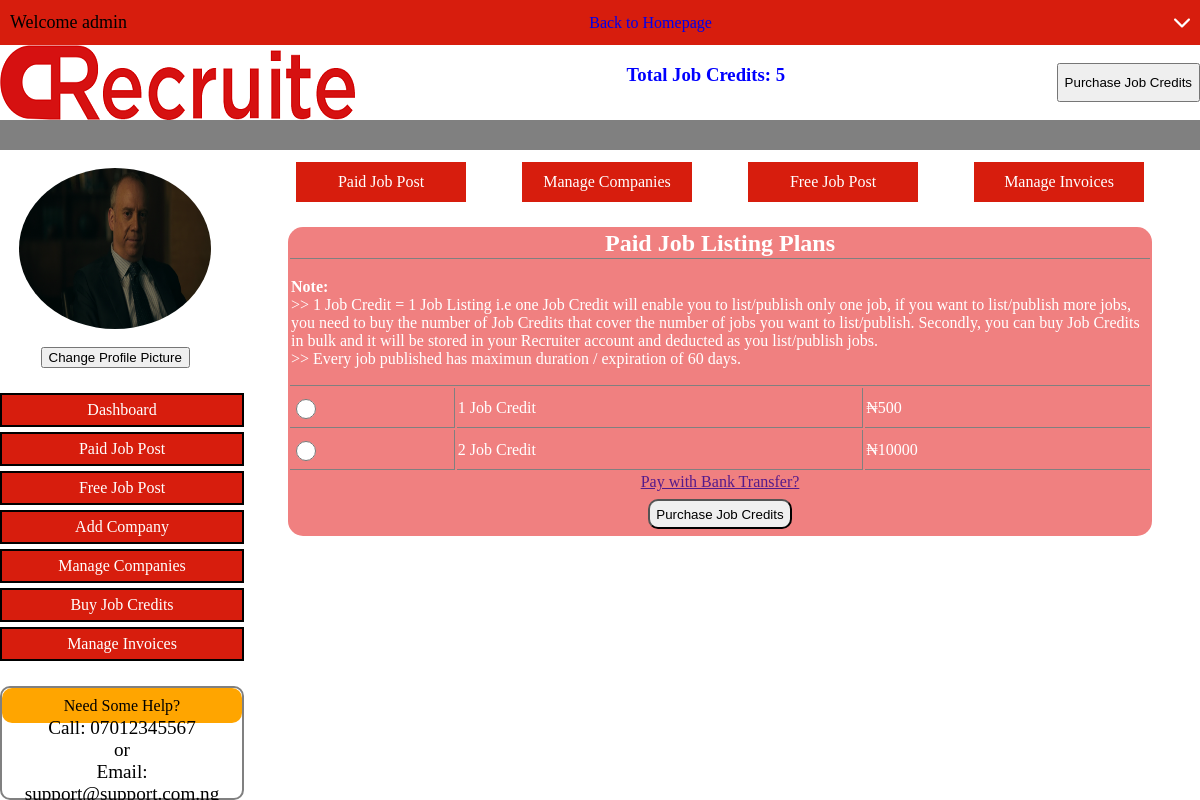
/buycredit (signed in), run on the app's committed database.
### account/models.py (models this page shows, shortened)
class UserProfile(models.Model):
    user =  models.OneToOneField(Account, on_delete=models.CASCADE)
    profile_pic = models.ImageField(blank=True, null=True, upload_to='userprofile')
    credit = models.IntegerField(default=0)
    free_post = models.BooleanField(default=True)

class Account(AbstractBaseUser):
    first_name       = models.CharField(max_length=50)
    last_name        = models.CharField(max_length=50)
    email            = models.EmailField(max_length=100, unique=True)
    phone_number     = models.CharField(max_length=20)
    date_joined      = models.DateTimeField(auto_now_add=True)
    last_login       = models.DateTimeField(auto_now_add=True)
    is_admin         = models.BooleanField(default=False)
    is_staff         = models.BooleanField(default=False)
    is_active        = models.BooleanField(default=True)
    is_superadmin    = models.BooleanField(default=False)
    USERNAME_FIELD = 'email'
    REQUIRED_FIELDS = ['first_name', 'last_name', 'phone_number']
    objects = MyAccountManager()

class Credit(models.Model):
    value = models.IntegerField()
    price = models.IntegerField()

### crecruite/views.py (the view)
# urls.py: path('buycredit', views.buyCredit, name='buycredit'),
@login_required(login_url='login')
def buyCredit(request):
    credits = Credit.objects.all()
    profile = UserProfile.objects.get(user=request.user)
    if request.method == 'POST':
        amount = request.POST['credPrice']
        return redirect(reverse('creditinvoice', kwargs={'amount':amount}))
    return render(request, 'buyCredit.html', {'credits':credits, 'profile': profile})

### templates/buyCredit.html (shortened to what this page needs)
{% load static %}
<html lang="en">
<head>
    <link rel="stylesheet" href="{% static 'css/dashboard.css' %}">
    <link rel="stylesheet" href="{% static 'css/buyCredit.css' %}">
</head>
<body>
    <div class="container">
        <nav class="navbar">
            <div class="topbar">
                <p>Welcome {{ profile.user.first_name }}</p>
                <a href="{% url 'home' %}">Back to Homepage</a>
                {% include 'dropDiv.html' %}
              </div>
              <div class="midbar">
                  <img onclick="window.location.href='./'" src="{% static 'img/clong.png' %}" alt="Logo">
                  <h3 style="color: blue;">Total Job Credits: {{ profile.credit }}</h3>
                <div class="butAlign">
                    <button onclick="window.location.href='./buycredit'">Purchase Job Credits</button>
                </div>
            </div>
            <div class="endbar"></div>
        </nav>
        <div class="dashContent">
            <div class="leftContent">
                <br>
                <div class="picDiv">
                    <img src="{% if profile.profile_pic.url %}{{ profile.profile_pic.url }}{% else %}{% static 'img/profile.png' %}{% endif %}" alt="Profile Picture">                    <br>
                    <button style="margin-left: 20%;">Change Profile Picture</button>
                </div>
                <div class="leftOptions">
                    <a href="/dashboard">Dashboard</a>
                    <a href="/paidpost">Paid Job Post</a>
                    <a href="/freepost">Free Job Post</a>
                    <a href="/addCompany">Add Company</a>
                    <a href="/manageCompanies">Manage Companies</a>
                    <a href="/buycredit">Buy Job Credits</a>
                    <a href="/manageInvoice">Manage Invoices</a>
                </div>
                <div class="leftHelp">
                    <div class="topHelp">
                        Need Some Help?
                    </div>
                    {% include 'bottomHelp.html' %}
                </div>
            </div>
            <div class="rightContent">
                <div class="rightOptions">
                    <a href="/paidpost">Paid Job Post</a>
                    <a href="/manageCompanies">Manage Companies</a>
                    <a href="/freepost">Free Job Post</a>
                    <a href="/manageInvoice">Manage Invoices</a>
                </div>
                <div class="rightDiv">
                    <table>
                        <tr>
                            <th colspan="3"><span>Paid Job Listing Plans</span></th>
                        </tr>
                        <tr>
                            <td colspan="3" class="tableSub"> <b>Note:</b><br>
                                >> 1 Job Credit = 1 Job Listing i.e one Job Credit will enable you to list/publish only one job, if you want to list/publish more jobs, you need to buy the number of Job Credits that cover the number of jobs you want to list/publish. Secondly, you can buy Job Credits in bulk and it will be stored in your Recruiter account and deducted as you list/publish jobs. <br>
                                >> Every job published has maximun duration / expiration of 60 days.
                            </td>
                        </tr>
                        <form action="" method="POST">
                            {% for credit in credits %}
                                <tr class="tablePrice">
                                    <td><input type="radio" name="credPrice" value="{{ credit.price }}"></td>
                                    <td>{{ credit.value }} Job Credit</td>
                                    <td>&#8358;{{ credit.price }}</td>
                                </tr>
                            {% endfor %}
                            <tr>
                                <td colspan="3" style="text-align: center;">
                                    <a href="">Pay with Bank Transfer?</a>
                                </td>
                            </tr>
                            <tr>
                                <td colspan="3" class="tableButDiv">
                                    <input type="submit" value="Purchase Job Credits">
                                </td>
                            </tr>
                        </form>
                    </table>
                </div>
            </div>
        </div>
    </div>
</body>
</html>

### static/css/dashboard.css (style rules this page uses)
body { margin: 0; padding: 0; }
.container { width: 100%; height: 100%; display: flex; flex-direction: column; overflow: auto; }
nav { display: flex; flex-direction: column; width: 100%; height: 20%; }
.topbar { display: flex; justify-content: space-between; align-items: center; width: 100%; height: 30%; background-color: #D71D0D; }
.topbar p:nth-child(1) { margin-left: 10px; font-size: large; }
.topbar a { text-decoration: none; }
.midbar { height: 50%; width: 100%; display: flex; justify-content: space-between; }
.butAlign { height: 100%; display: flex; justify-content: center; align-items: center; }
.butAlign button { padding-top: 10px; padding-bottom: 10px; }
.endbar { background-color: grey; height: 25%; width: 100%; z-index: -3; }
.dashContent { display: flex; width: 100%; }
.leftContent { width: 20%; }
.picDiv { display: flex; flex-direction: column; justify-content: center; align-items: center; width: 80%; height: 200px; }
.picDiv img { width: 100%; height: 90%; margin-left: 20%; border-radius: 50%; }
.leftOptions { display: flex; flex-direction: column; width: 100%; margin-top: 20px; }
.leftOptions a { display: flex; justify-content: center; align-items: center; text-decoration: none; width: 100%; background-color: #D71D0D; color: white; height: 30px; border: 2px solid black; margin-top: 5px; }
.leftHelp { border: 2px solid grey; border-radius: 10px; margin-top: 25px; width: 100%; display: flex; flex-direction: column; justify-content: center; align-items: center; }
.topHelp { width: 100%; background-color: orange; height: 35px; border-radius: 10px; display: flex; justify-content: center; align-items: center; }
.rightContent { width: 80%; height: fit-content; display: flex; flex-direction: column; }
.rightOptions { display: flex; justify-content: space-evenly; align-items: center; width: 100%; margin-top: 12px; }
.rightOptions a { display: flex; justify-content: center; align-items: center; background-color: #D71D0D; width: 170px; height: 40px; color: white; text-decoration: none; }

### static/css/buyCredit.css (style rules this page uses)
.rightDiv { width: 100%; display: flex; justify-content: center; margin-top: 25px; }
table { width: 90%; border-radius: 15px; background-color: lightcoral; color: white; }
table th { font-size: x-large; border-bottom: 1px solid grey; }
.tableSub { border-bottom: 1px solid grey; height: 125px; }
.tablePrice { height: 40px; }
.tablePrice td:nth-of-type(1) { border-right: 1px solid grey; border-bottom: 1px solid grey; }
.tablePrice td:nth-of-type(2) { border-right: 1px solid grey; border-bottom: 1px solid grey; }
.tablePrice td:nth-of-type(3) { border-bottom: 1px solid grey; }
.tablePrice input { width: 20px; height: 20px; }
.tableButDiv { height: 40px; margin-left: 50%; text-align: center; }
.tableButDiv input { height: 30px; border-radius: 10px; }

### data on the page
UserProfile: user.first_name "admin", credit "5", profile_pic (picture)
Credit: value "1", price "500"
Credit: value "2", price "10000"
